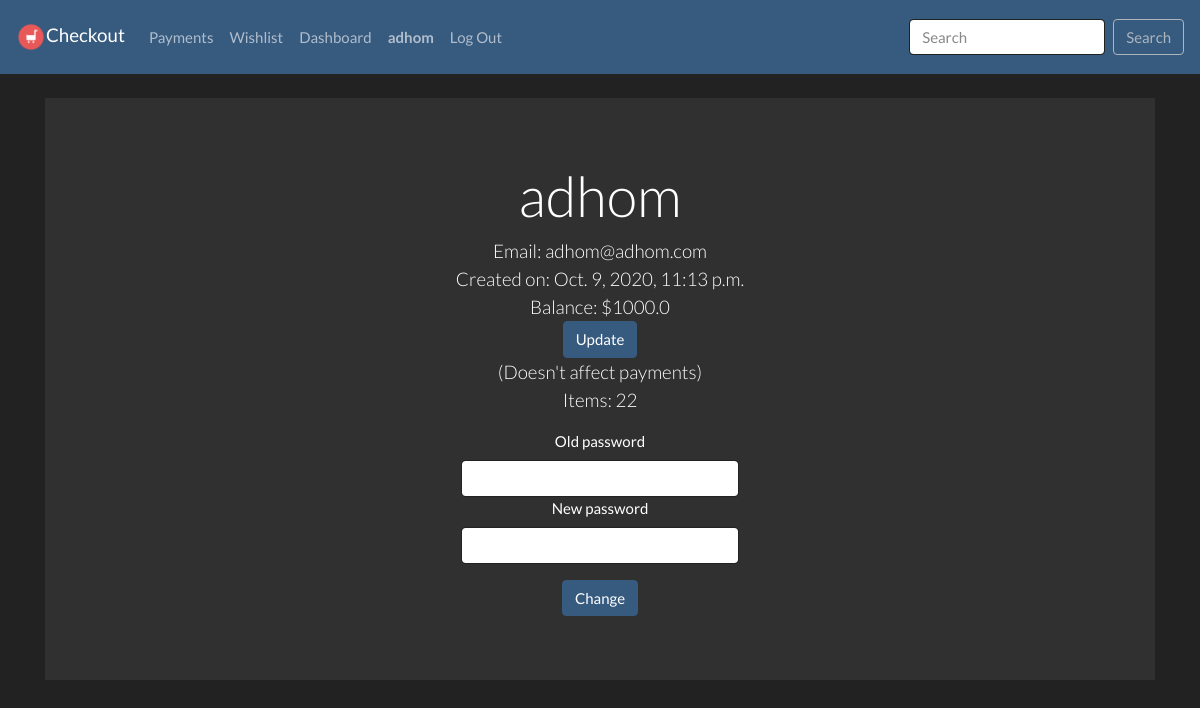
/profile (signed in), run on an earlier commit of the app's database.
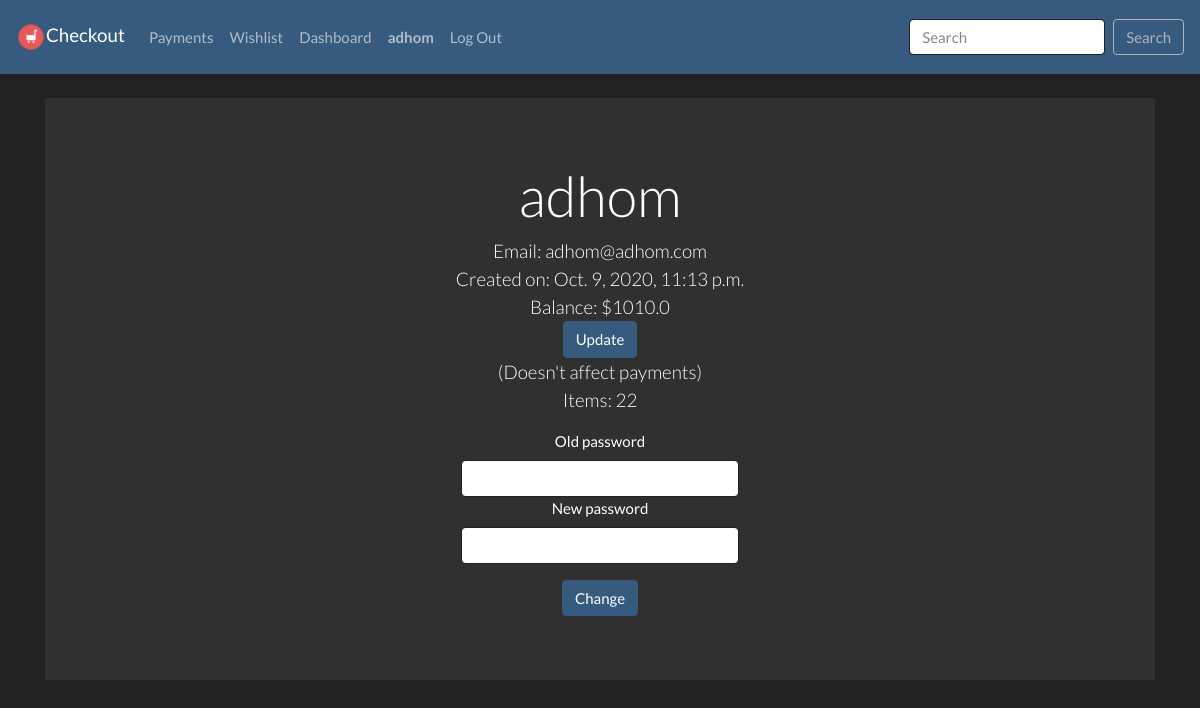
And on a later commit of the database.
### checkout/models.py (models this page shows)
class User(AbstractUser):
    balance = models.FloatField()

### checkout/views.py (the view)
# urls.py: path("profile", views.profile, name="profile"),
@login_required
def profile(request):
    return render(request, "checkout/profile.html")

### checkout/templates/checkout/profile.html (shortened to what this page needs)
{% extends "checkout/layout.html" %}
{% load static %}
{% block body %}
    <div class="jumbotron jumbotron-fluid text-center">
        <div class="container">
          <h1 class="display-4">{{ request.user.username }}</h1>
          <p class="lead">Email: {{ request.user.email }}
          <br>
          Created on: {{ request.user.date_joined }}
          <br>
          Balance: $<span id="balance">{{ request.user.balance }}</span>
          <br>
          <button type="submit" id="update" class="btn btn-primary">Update</button>
          <br>
          (Doesn't affect payments)
          <br>
          Items: {{ request.user.items.count }}
        </div>
        <form action="{% url 'checkout:change_password' %}" method="POST">
          <div class="form-group">
            <label>Old password</label>
            <input type="password" class="form-control" style="width: 25%; margin: auto" name="old_password">
            <label>New password</label>
            <input type="password" class="form-control" style="width: 25%; margin: auto" name="new_password">
          </div>
          <button class="btn btn-primary">Change</button>
    </div>
{% endblock %}

### checkout/templates/checkout/layout.html (shortened to what this page needs)
{% load static %}
{% load crispy_forms_tags %}
<!DOCTYPE html>
<html lang="en">
    <head>
        <link href="{% static 'checkout/styles.css' %}" rel="stylesheet" type="text/css">
        <link href="{% static 'checkout/darkly.css' %}" rel="stylesheet" type="text/css">
    </head>
    <body>
        <nav class="navbar navbar-expand-lg navbar-dark bg-primary mb-4 sticky-top">
            <a class="navbar-brand" href="{% url 'checkout:index' %}"><img style="height: 30px; width: 30px" src="{% static 'checkout/logo.png' %}">Checkout</a>
            <div class="collapse navbar-collapse">
              <ul class="navbar-nav mr-auto">
                {% if user.is_authenticated %}
                    <li class="nav-item">
                        <a class="nav-link" href="{% url 'payment:index' %}">Payments</a>
                    </li>
                    <li class="nav-item">
                        <a class="nav-link" href="{% url 'wishlist:index' %}">Wishlist</a>
                    </li>
                    <li class="nav-item">
                      <a class="nav-link" href="{% url 'dashboard:index' %}">Dashboard</a>
                    </li>
                    <li class="nav-item">
                        <a class="nav-link" href="{% url 'checkout:profile' %}"><strong>{{ user.username }}</strong></a>
                    </li>
                {% endif %}
                {% if user.is_authenticated %}
                    <li class="nav-item">
                        <a class="nav-link" href="{% url 'checkout:logout' %}">Log Out</a>
                    </li>
                {% endif %}
              </ul>
              <form action="{% url 'checkout:search' %}" method="GET" class="form-inline my-2 my-lg-0">
                  <input class="form-control mr-sm-2" name="q" type="search" placeholder="Search" aria-label="Search">
                  <button class="btn btn-outline-light my-2 my-sm-0" type="submit">Search</button>
                </form>
            </div>
          </nav>
        <div class="body container">
            {% block body %}
            {% endblock %}
        </div>
    </body>
</html>

What changed in the data, as far as the page shows it:
changed User "adhom": user.balance "1000.0" → "1010.0"
